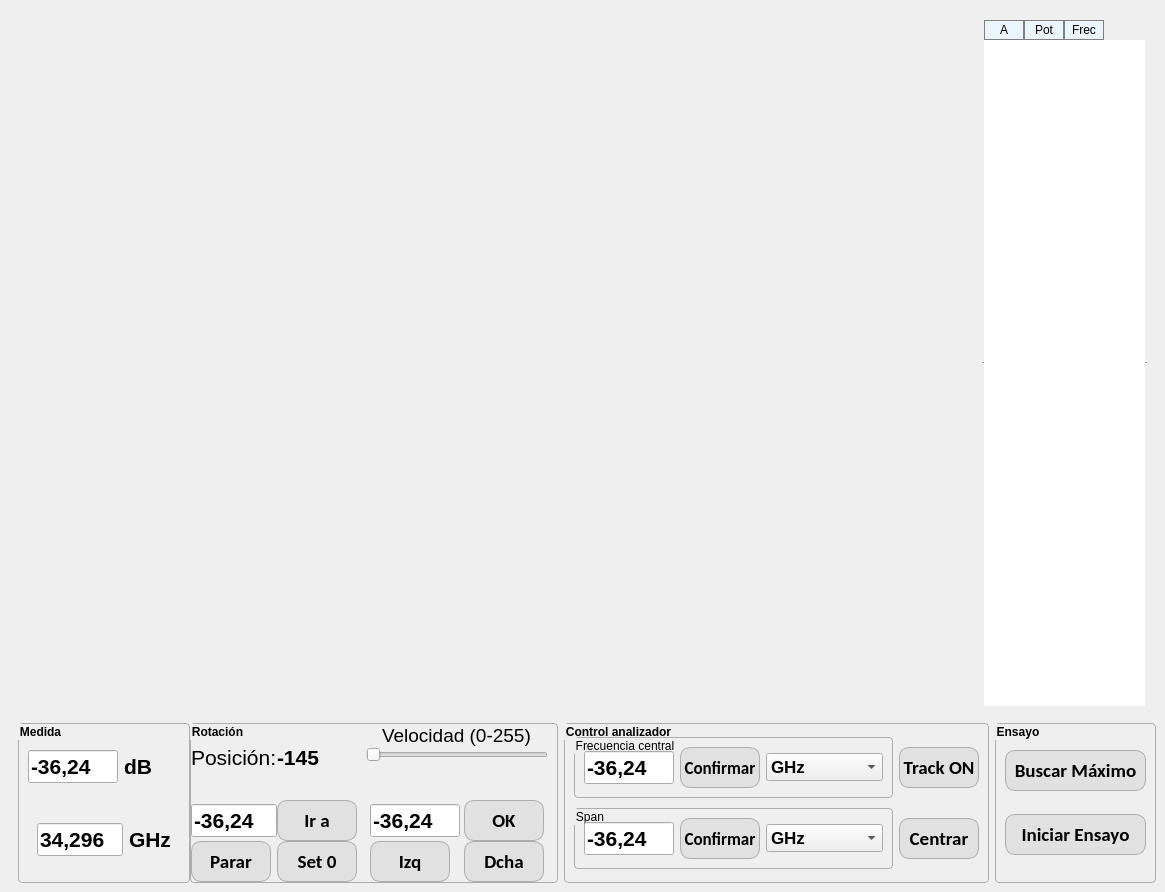
<?xml version="1.0" encoding="UTF-8"?>
<ui version="4.0">
 <class>WindowDdR</class>
 <widget class="QMainWindow" name="WindowDdR">
  <property name="geometry">
   <rect>
    <x>0</x>
    <y>0</y>
    <width>1165</width>
    <height>892</height>
   </rect>
  </property>
  <property name="windowTitle">
   <string>Diagrama de radiación</string>
  </property>
  <property name="styleSheet">
   <string notr="true">QPushButton {
	border: 1px solid;
	border-radius: 10px;
	border-color: rgb(173, 173, 173);
	background-color: rgb(225, 225, 225);
}
QPushButton:hover {
	background-color: rgb(218, 255, 215);
}

QGroupBox {
	border: 1px solid;
	border-radius: 4px;
	border-color: rgb(173, 173, 173);
}
</string>
  </property>
  <widget class="QWidget" name="centralwidget">
   <layout class="QVBoxLayout" name="verticalLayout_2">
    <item>
     <widget class="QWidget" name="widget" native="true">
      <layout class="QHBoxLayout" name="horizontalLayout_4">
       <property name="spacing">
        <number>0</number>
       </property>
       <property name="leftMargin">
        <number>0</number>
       </property>
       <property name="topMargin">
        <number>0</number>
       </property>
       <property name="rightMargin">
        <number>0</number>
       </property>
       <property name="bottomMargin">
        <number>0</number>
       </property>
       <item>
        <widget class="QWidget" name="widget_5" native="true">
         <layout class="QHBoxLayout" name="horizontalLayout_7">
          <item>
           <widget class="QWidget" name="wig_graf" native="true">
            <property name="sizePolicy">
             <sizepolicy hsizetype="Preferred" vsizetype="Expanding">
              <horstretch>0</horstretch>
              <verstretch>0</verstretch>
             </sizepolicy>
            </property>
            <property name="maximumSize">
             <size>
              <width>16777215</width>
              <height>16777215</height>
             </size>
            </property>
            <layout class="QHBoxLayout" name="horizontalLayout_9">
             <item>
              <layout class="QVBoxLayout" name="layout_ddr"/>
             </item>
            </layout>
           </widget>
          </item>
          <item>
           <widget class="QTableWidget" name="tbl_ddr">
            <property name="minimumSize">
             <size>
              <width>165</width>
              <height>0</height>
             </size>
            </property>
            <property name="maximumSize">
             <size>
              <width>165</width>
              <height>16777215</height>
             </size>
            </property>
            <property name="styleSheet">
             <string notr="true">QTableView::item:selected {
	color: black;
	background: rgb(235, 245, 255);
	font-weight:900;
	border: 1px solid grey;
}
QTableCornerButton::section {background-color: rgb(235, 245, 255) }
QHeaderView::section {
	background-color: rgb(235, 245, 255);
	border: 1px solid grey;
}</string>
            </property>
            <property name="frameShape">
             <enum>QFrame::HLine</enum>
            </property>
            <property name="alternatingRowColors">
             <bool>true</bool>
            </property>
            <property name="verticalScrollMode">
             <enum>QAbstractItemView::ScrollPerPixel</enum>
            </property>
            <property name="horizontalScrollMode">
             <enum>QAbstractItemView::ScrollPerPixel</enum>
            </property>
            <property name="gridStyle">
             <enum>Qt::SolidLine</enum>
            </property>
            <property name="wordWrap">
             <bool>true</bool>
            </property>
            <property name="rowCount">
             <number>0</number>
            </property>
            <property name="columnCount">
             <number>3</number>
            </property>
            <attribute name="horizontalHeaderCascadingSectionResizes">
             <bool>false</bool>
            </attribute>
            <attribute name="horizontalHeaderMinimumSectionSize">
             <number>20</number>
            </attribute>
            <attribute name="horizontalHeaderDefaultSectionSize">
             <number>40</number>
            </attribute>
            <attribute name="horizontalHeaderStretchLastSection">
             <bool>false</bool>
            </attribute>
            <attribute name="verticalHeaderVisible">
             <bool>true</bool>
            </attribute>
            <attribute name="verticalHeaderCascadingSectionResizes">
             <bool>false</bool>
            </attribute>
            <attribute name="verticalHeaderMinimumSectionSize">
             <number>23</number>
            </attribute>
            <attribute name="verticalHeaderDefaultSectionSize">
             <number>30</number>
            </attribute>
            <column>
             <property name="text">
              <string>A</string>
             </property>
             <property name="textAlignment">
              <set>AlignCenter</set>
             </property>
            </column>
            <column>
             <property name="text">
              <string>Pot</string>
             </property>
             <property name="textAlignment">
              <set>AlignCenter</set>
             </property>
            </column>
            <column>
             <property name="text">
              <string>Frec</string>
             </property>
             <property name="textAlignment">
              <set>AlignCenter</set>
             </property>
            </column>
           </widget>
          </item>
         </layout>
        </widget>
       </item>
      </layout>
     </widget>
    </item>
    <item>
     <widget class="QWidget" name="widget_3" native="true">
      <property name="sizePolicy">
       <sizepolicy hsizetype="Expanding" vsizetype="Preferred">
        <horstretch>0</horstretch>
        <verstretch>0</verstretch>
       </sizepolicy>
      </property>
      <property name="minimumSize">
       <size>
        <width>0</width>
        <height>154</height>
       </size>
      </property>
      <property name="maximumSize">
       <size>
        <width>16777215</width>
        <height>160</height>
       </size>
      </property>
      <layout class="QHBoxLayout" name="horizontalLayout">
       <property name="topMargin">
        <number>0</number>
       </property>
       <property name="rightMargin">
        <number>0</number>
       </property>
       <property name="bottomMargin">
        <number>0</number>
       </property>
       <item>
        <widget class="QWidget" name="wid_modalidad" native="true">
         <property name="minimumSize">
          <size>
           <width>200</width>
           <height>0</height>
          </size>
         </property>
         <property name="maximumSize">
          <size>
           <width>540</width>
           <height>16777215</height>
          </size>
         </property>
         <layout class="QHBoxLayout" name="horizontalLayout_3">
          <property name="spacing">
           <number>0</number>
          </property>
          <property name="leftMargin">
           <number>0</number>
          </property>
          <property name="topMargin">
           <number>0</number>
          </property>
          <property name="rightMargin">
           <number>0</number>
          </property>
          <property name="bottomMargin">
           <number>0</number>
          </property>
          <item>
           <widget class="QGroupBox" name="grp_medida">
            <property name="minimumSize">
             <size>
              <width>160</width>
              <height>0</height>
             </size>
            </property>
            <property name="maximumSize">
             <size>
              <width>178</width>
              <height>16777215</height>
             </size>
            </property>
            <property name="font">
             <font>
              <weight>75</weight>
              <bold>true</bold>
             </font>
            </property>
            <property name="title">
             <string>Medida</string>
            </property>
            <layout class="QVBoxLayout" name="verticalLayout">
             <item>
              <widget class="QWidget" name="widget_4" native="true">
               <layout class="QHBoxLayout" name="horizontalLayout_5">
                <property name="leftMargin">
                 <number>0</number>
                </property>
                <property name="topMargin">
                 <number>0</number>
                </property>
                <property name="rightMargin">
                 <number>0</number>
                </property>
                <property name="bottomMargin">
                 <number>0</number>
                </property>
                <item>
                 <widget class="QLineEdit" name="txt_potMedida">
                  <property name="maximumSize">
                   <size>
                    <width>90</width>
                    <height>16777215</height>
                   </size>
                  </property>
                  <property name="font">
                   <font>
                    <pointsize>16</pointsize>
                    <weight>75</weight>
                    <bold>true</bold>
                   </font>
                  </property>
                  <property name="text">
                   <string>-36,24</string>
                  </property>
                 </widget>
                </item>
                <item>
                 <widget class="QLabel" name="label">
                  <property name="font">
                   <font>
                    <pointsize>16</pointsize>
                    <weight>75</weight>
                    <bold>true</bold>
                   </font>
                  </property>
                  <property name="text">
                   <string>dB</string>
                  </property>
                 </widget>
                </item>
               </layout>
              </widget>
             </item>
             <item>
              <widget class="QWidget" name="widget_6" native="true">
               <layout class="QHBoxLayout" name="horizontalLayout_8">
                <item>
                 <widget class="QLineEdit" name="txt_potMedida_2">
                  <property name="maximumSize">
                   <size>
                    <width>90</width>
                    <height>16777215</height>
                   </size>
                  </property>
                  <property name="font">
                   <font>
                    <pointsize>16</pointsize>
                    <weight>75</weight>
                    <bold>true</bold>
                   </font>
                  </property>
                  <property name="text">
                   <string>34,296</string>
                  </property>
                 </widget>
                </item>
                <item>
                 <widget class="QLabel" name="label_2">
                  <property name="font">
                   <font>
                    <pointsize>16</pointsize>
                    <weight>75</weight>
                    <bold>true</bold>
                   </font>
                  </property>
                  <property name="text">
                   <string>GHz</string>
                  </property>
                 </widget>
                </item>
               </layout>
              </widget>
             </item>
            </layout>
           </widget>
          </item>
          <item>
           <widget class="QGroupBox" name="grp_rotacion">
            <property name="sizePolicy">
             <sizepolicy hsizetype="Expanding" vsizetype="Preferred">
              <horstretch>0</horstretch>
              <verstretch>0</verstretch>
             </sizepolicy>
            </property>
            <property name="maximumSize">
             <size>
              <width>400</width>
              <height>16777215</height>
             </size>
            </property>
            <property name="font">
             <font>
              <weight>75</weight>
              <bold>true</bold>
             </font>
            </property>
            <property name="title">
             <string>Rotación</string>
            </property>
            <layout class="QHBoxLayout" name="horizontalLayout_6">
             <property name="spacing">
              <number>0</number>
             </property>
             <property name="leftMargin">
              <number>0</number>
             </property>
             <property name="topMargin">
              <number>0</number>
             </property>
             <property name="rightMargin">
              <number>0</number>
             </property>
             <property name="bottomMargin">
              <number>0</number>
             </property>
             <item>
              <layout class="QGridLayout" name="gridLayout_3">
               <item row="1" column="0">
                <spacer name="verticalSpacer">
                 <property name="orientation">
                  <enum>Qt::Vertical</enum>
                 </property>
                 <property name="sizeType">
                  <enum>QSizePolicy::Fixed</enum>
                 </property>
                 <property name="sizeHint" stdset="0">
                  <size>
                   <width>20</width>
                   <height>10</height>
                  </size>
                 </property>
                </spacer>
               </item>
               <item row="2" column="1">
                <widget class="QPushButton" name="btn_mover">
                 <property name="sizePolicy">
                  <sizepolicy hsizetype="Fixed" vsizetype="Fixed">
                   <horstretch>0</horstretch>
                   <verstretch>0</verstretch>
                  </sizepolicy>
                 </property>
                 <property name="minimumSize">
                  <size>
                   <width>80</width>
                   <height>41</height>
                  </size>
                 </property>
                 <property name="maximumSize">
                  <size>
                   <width>80</width>
                   <height>41</height>
                  </size>
                 </property>
                 <property name="font">
                  <font>
                   <family>Calibri</family>
                   <pointsize>14</pointsize>
                   <weight>75</weight>
                   <bold>true</bold>
                  </font>
                 </property>
                 <property name="styleSheet">
                  <string notr="true"/>
                 </property>
                 <property name="text">
                  <string>Ir a</string>
                 </property>
                </widget>
               </item>
               <item row="3" column="1">
                <widget class="QPushButton" name="btn_cero">
                 <property name="sizePolicy">
                  <sizepolicy hsizetype="Fixed" vsizetype="Fixed">
                   <horstretch>0</horstretch>
                   <verstretch>0</verstretch>
                  </sizepolicy>
                 </property>
                 <property name="minimumSize">
                  <size>
                   <width>80</width>
                   <height>41</height>
                  </size>
                 </property>
                 <property name="maximumSize">
                  <size>
                   <width>80</width>
                   <height>41</height>
                  </size>
                 </property>
                 <property name="font">
                  <font>
                   <family>Calibri</family>
                   <pointsize>14</pointsize>
                   <weight>75</weight>
                   <bold>true</bold>
                  </font>
                 </property>
                 <property name="styleSheet">
                  <string notr="true"/>
                 </property>
                 <property name="text">
                  <string>Set 0</string>
                 </property>
                </widget>
               </item>
               <item row="0" column="1">
                <widget class="QLabel" name="label_4">
                 <property name="minimumSize">
                  <size>
                   <width>0</width>
                   <height>20</height>
                  </size>
                 </property>
                 <property name="font">
                  <font>
                   <pointsize>16</pointsize>
                   <weight>75</weight>
                   <bold>true</bold>
                  </font>
                 </property>
                 <property name="text">
                  <string>-145</string>
                 </property>
                </widget>
               </item>
               <item row="3" column="0">
                <widget class="QPushButton" name="btn_stop">
                 <property name="sizePolicy">
                  <sizepolicy hsizetype="Fixed" vsizetype="Fixed">
                   <horstretch>0</horstretch>
                   <verstretch>0</verstretch>
                  </sizepolicy>
                 </property>
                 <property name="minimumSize">
                  <size>
                   <width>80</width>
                   <height>41</height>
                  </size>
                 </property>
                 <property name="maximumSize">
                  <size>
                   <width>80</width>
                   <height>41</height>
                  </size>
                 </property>
                 <property name="font">
                  <font>
                   <family>Calibri</family>
                   <pointsize>14</pointsize>
                   <weight>75</weight>
                   <bold>true</bold>
                  </font>
                 </property>
                 <property name="styleSheet">
                  <string notr="true"/>
                 </property>
                 <property name="text">
                  <string>Parar</string>
                 </property>
                </widget>
               </item>
               <item row="2" column="0">
                <widget class="QLineEdit" name="txt_mover">
                 <property name="maximumSize">
                  <size>
                   <width>90</width>
                   <height>16777215</height>
                  </size>
                 </property>
                 <property name="font">
                  <font>
                   <pointsize>16</pointsize>
                   <weight>75</weight>
                   <bold>true</bold>
                  </font>
                 </property>
                 <property name="text">
                  <string>-36,24</string>
                 </property>
                </widget>
               </item>
               <item row="0" column="0">
                <widget class="QLabel" name="label_3">
                 <property name="minimumSize">
                  <size>
                   <width>0</width>
                   <height>20</height>
                  </size>
                 </property>
                 <property name="font">
                  <font>
                   <pointsize>16</pointsize>
                  </font>
                 </property>
                 <property name="text">
                  <string>Posición:</string>
                 </property>
                </widget>
               </item>
              </layout>
             </item>
             <item>
              <widget class="QWidget" name="widget_8" native="true">
               <property name="minimumSize">
                <size>
                 <width>200</width>
                 <height>0</height>
                </size>
               </property>
               <layout class="QVBoxLayout" name="verticalLayout_3">
                <property name="spacing">
                 <number>0</number>
                </property>
                <property name="leftMargin">
                 <number>9</number>
                </property>
                <property name="topMargin">
                 <number>0</number>
                </property>
                <property name="rightMargin">
                 <number>9</number>
                </property>
                <property name="bottomMargin">
                 <number>0</number>
                </property>
                <item alignment="Qt::AlignHCenter">
                 <widget class="QLabel" name="label_5">
                  <property name="font">
                   <font>
                    <pointsize>14</pointsize>
                   </font>
                  </property>
                  <property name="text">
                   <string>Velocidad (0-255)</string>
                  </property>
                 </widget>
                </item>
                <item>
                 <widget class="QSlider" name="sld_velocidad">
                  <property name="orientation">
                   <enum>Qt::Horizontal</enum>
                  </property>
                 </widget>
                </item>
                <item>
                 <layout class="QGridLayout" name="gridLayout_2">
                  <item row="1" column="0">
                   <widget class="QLineEdit" name="txt_velocidad">
                    <property name="maximumSize">
                     <size>
                      <width>90</width>
                      <height>16777215</height>
                     </size>
                    </property>
                    <property name="font">
                     <font>
                      <pointsize>16</pointsize>
                      <weight>75</weight>
                      <bold>true</bold>
                     </font>
                    </property>
                    <property name="text">
                     <string>-36,24</string>
                    </property>
                   </widget>
                  </item>
                  <item row="2" column="1">
                   <widget class="QPushButton" name="btn_dcha">
                    <property name="sizePolicy">
                     <sizepolicy hsizetype="Fixed" vsizetype="Fixed">
                      <horstretch>0</horstretch>
                      <verstretch>0</verstretch>
                     </sizepolicy>
                    </property>
                    <property name="minimumSize">
                     <size>
                      <width>80</width>
                      <height>41</height>
                     </size>
                    </property>
                    <property name="maximumSize">
                     <size>
                      <width>80</width>
                      <height>41</height>
                     </size>
                    </property>
                    <property name="font">
                     <font>
                      <family>Calibri</family>
                      <pointsize>14</pointsize>
                      <weight>75</weight>
                      <bold>true</bold>
                     </font>
                    </property>
                    <property name="styleSheet">
                     <string notr="true"/>
                    </property>
                    <property name="text">
                     <string>Dcha</string>
                    </property>
                   </widget>
                  </item>
                  <item row="2" column="0">
                   <widget class="QPushButton" name="btn_izq">
                    <property name="sizePolicy">
                     <sizepolicy hsizetype="Fixed" vsizetype="Fixed">
                      <horstretch>0</horstretch>
                      <verstretch>0</verstretch>
                     </sizepolicy>
                    </property>
                    <property name="minimumSize">
                     <size>
                      <width>80</width>
                      <height>41</height>
                     </size>
                    </property>
                    <property name="maximumSize">
                     <size>
                      <width>80</width>
                      <height>41</height>
                     </size>
                    </property>
                    <property name="font">
                     <font>
                      <family>Calibri</family>
                      <pointsize>14</pointsize>
                      <weight>75</weight>
                      <bold>true</bold>
                     </font>
                    </property>
                    <property name="styleSheet">
                     <string notr="true"/>
                    </property>
                    <property name="text">
                     <string>Izq</string>
                    </property>
                   </widget>
                  </item>
                  <item row="1" column="1">
                   <widget class="QPushButton" name="btn_velocidadOK">
                    <property name="sizePolicy">
                     <sizepolicy hsizetype="Fixed" vsizetype="Fixed">
                      <horstretch>0</horstretch>
                      <verstretch>0</verstretch>
                     </sizepolicy>
                    </property>
                    <property name="minimumSize">
                     <size>
                      <width>80</width>
                      <height>41</height>
                     </size>
                    </property>
                    <property name="maximumSize">
                     <size>
                      <width>80</width>
                      <height>41</height>
                     </size>
                    </property>
                    <property name="font">
                     <font>
                      <family>Calibri</family>
                      <pointsize>14</pointsize>
                      <weight>75</weight>
                      <bold>true</bold>
                     </font>
                    </property>
                    <property name="styleSheet">
                     <string notr="true"/>
                    </property>
                    <property name="text">
                     <string>OK</string>
                    </property>
                   </widget>
                  </item>
                  <item row="0" column="0">
                   <spacer name="verticalSpacer_2">
                    <property name="orientation">
                     <enum>Qt::Vertical</enum>
                    </property>
                    <property name="sizeHint" stdset="0">
                     <size>
                      <width>10</width>
                      <height>40</height>
                     </size>
                    </property>
                   </spacer>
                  </item>
                 </layout>
                </item>
               </layout>
              </widget>
             </item>
            </layout>
           </widget>
          </item>
         </layout>
        </widget>
       </item>
       <item>
        <widget class="QGroupBox" name="groupBox">
         <property name="minimumSize">
          <size>
           <width>200</width>
           <height>0</height>
          </size>
         </property>
         <property name="font">
          <font>
           <weight>75</weight>
           <bold>true</bold>
          </font>
         </property>
         <property name="title">
          <string>Control analizador</string>
         </property>
         <layout class="QHBoxLayout" name="horizontalLayout_10">
          <item>
           <layout class="QGridLayout" name="gridLayout">
            <item row="1" column="0">
             <widget class="QGroupBox" name="groupBox_4">
              <property name="maximumSize">
               <size>
                <width>320</width>
                <height>16777215</height>
               </size>
              </property>
              <property name="title">
               <string>Span</string>
              </property>
              <layout class="QHBoxLayout" name="horizontalLayout_11">
               <item>
                <widget class="QLineEdit" name="txt_potMedida_6">
                 <property name="maximumSize">
                  <size>
                   <width>90</width>
                   <height>16777215</height>
                  </size>
                 </property>
                 <property name="font">
                  <font>
                   <pointsize>16</pointsize>
                   <weight>75</weight>
                   <bold>true</bold>
                  </font>
                 </property>
                 <property name="text">
                  <string>-36,24</string>
                 </property>
                </widget>
               </item>
               <item>
                <widget class="QPushButton" name="btn_tr_cinemCab_8">
                 <property name="sizePolicy">
                  <sizepolicy hsizetype="Fixed" vsizetype="Fixed">
                   <horstretch>0</horstretch>
                   <verstretch>0</verstretch>
                  </sizepolicy>
                 </property>
                 <property name="minimumSize">
                  <size>
                   <width>80</width>
                   <height>41</height>
                  </size>
                 </property>
                 <property name="maximumSize">
                  <size>
                   <width>80</width>
                   <height>41</height>
                  </size>
                 </property>
                 <property name="font">
                  <font>
                   <family>Calibri</family>
                   <pointsize>13</pointsize>
                   <weight>75</weight>
                   <bold>true</bold>
                  </font>
                 </property>
                 <property name="styleSheet">
                  <string notr="true"/>
                 </property>
                 <property name="text">
                  <string>Confirmar</string>
                 </property>
                </widget>
               </item>
               <item>
                <widget class="QComboBox" name="comboBox_2">
                 <property name="font">
                  <font>
                   <pointsize>13</pointsize>
                   <weight>75</weight>
                   <bold>true</bold>
                  </font>
                 </property>
                 <item>
                  <property name="text">
                   <string>GHz</string>
                  </property>
                 </item>
                 <item>
                  <property name="text">
                   <string>MHz</string>
                  </property>
                 </item>
                 <item>
                  <property name="text">
                   <string>Hz</string>
                  </property>
                 </item>
                </widget>
               </item>
              </layout>
             </widget>
            </item>
            <item row="0" column="0">
             <widget class="QGroupBox" name="groupBox_3">
              <property name="maximumSize">
               <size>
                <width>320</width>
                <height>16777215</height>
               </size>
              </property>
              <property name="title">
               <string>Frecuencia central</string>
              </property>
              <layout class="QHBoxLayout" name="horizontalLayout_2">
               <item>
                <widget class="QLineEdit" name="txt_potMedida_5">
                 <property name="maximumSize">
                  <size>
                   <width>90</width>
                   <height>16777215</height>
                  </size>
                 </property>
                 <property name="font">
                  <font>
                   <pointsize>16</pointsize>
                   <weight>75</weight>
                   <bold>true</bold>
                  </font>
                 </property>
                 <property name="text">
                  <string>-36,24</string>
                 </property>
                </widget>
               </item>
               <item>
                <widget class="QPushButton" name="btn_tr_cinemCab_7">
                 <property name="sizePolicy">
                  <sizepolicy hsizetype="Fixed" vsizetype="Fixed">
                   <horstretch>0</horstretch>
                   <verstretch>0</verstretch>
                  </sizepolicy>
                 </property>
                 <property name="minimumSize">
                  <size>
                   <width>80</width>
                   <height>41</height>
                  </size>
                 </property>
                 <property name="maximumSize">
                  <size>
                   <width>80</width>
                   <height>41</height>
                  </size>
                 </property>
                 <property name="font">
                  <font>
                   <family>Calibri</family>
                   <pointsize>13</pointsize>
                   <weight>75</weight>
                   <bold>true</bold>
                  </font>
                 </property>
                 <property name="styleSheet">
                  <string notr="true"/>
                 </property>
                 <property name="text">
                  <string>Confirmar</string>
                 </property>
                </widget>
               </item>
               <item>
                <widget class="QComboBox" name="comboBox">
                 <property name="font">
                  <font>
                   <pointsize>13</pointsize>
                   <weight>75</weight>
                   <bold>true</bold>
                  </font>
                 </property>
                 <item>
                  <property name="text">
                   <string>GHz</string>
                  </property>
                 </item>
                 <item>
                  <property name="text">
                   <string>MHz</string>
                  </property>
                 </item>
                 <item>
                  <property name="text">
                   <string>Hz</string>
                  </property>
                 </item>
                </widget>
               </item>
              </layout>
             </widget>
            </item>
            <item row="1" column="1">
             <widget class="QPushButton" name="btn_tr_cinemCab_5">
              <property name="sizePolicy">
               <sizepolicy hsizetype="Fixed" vsizetype="Fixed">
                <horstretch>0</horstretch>
                <verstretch>0</verstretch>
               </sizepolicy>
              </property>
              <property name="minimumSize">
               <size>
                <width>80</width>
                <height>41</height>
               </size>
              </property>
              <property name="maximumSize">
               <size>
                <width>80</width>
                <height>41</height>
               </size>
              </property>
              <property name="font">
               <font>
                <family>Calibri</family>
                <pointsize>14</pointsize>
                <weight>75</weight>
                <bold>true</bold>
               </font>
              </property>
              <property name="styleSheet">
               <string notr="true"/>
              </property>
              <property name="text">
               <string>Centrar</string>
              </property>
             </widget>
            </item>
            <item row="0" column="1">
             <widget class="QPushButton" name="btn_tr_cinemCab_6">
              <property name="sizePolicy">
               <sizepolicy hsizetype="Fixed" vsizetype="Fixed">
                <horstretch>0</horstretch>
                <verstretch>0</verstretch>
               </sizepolicy>
              </property>
              <property name="minimumSize">
               <size>
                <width>80</width>
                <height>41</height>
               </size>
              </property>
              <property name="maximumSize">
               <size>
                <width>80</width>
                <height>41</height>
               </size>
              </property>
              <property name="font">
               <font>
                <family>Calibri</family>
                <pointsize>14</pointsize>
                <weight>75</weight>
                <bold>true</bold>
               </font>
              </property>
              <property name="styleSheet">
               <string notr="true"/>
              </property>
              <property name="text">
               <string>Track ON</string>
              </property>
             </widget>
            </item>
           </layout>
          </item>
         </layout>
        </widget>
       </item>
       <item>
        <widget class="QGroupBox" name="groupBox_2">
         <property name="minimumSize">
          <size>
           <width>160</width>
           <height>0</height>
          </size>
         </property>
         <property name="maximumSize">
          <size>
           <width>200</width>
           <height>16777215</height>
          </size>
         </property>
         <property name="font">
          <font>
           <weight>75</weight>
           <bold>true</bold>
          </font>
         </property>
         <property name="title">
          <string>Ensayo</string>
         </property>
         <layout class="QVBoxLayout" name="verticalLayout_4">
          <item>
           <widget class="QPushButton" name="btn_cargarCSV">
            <property name="enabled">
             <bool>true</bool>
            </property>
            <property name="sizePolicy">
             <sizepolicy hsizetype="Fixed" vsizetype="Fixed">
              <horstretch>0</horstretch>
              <verstretch>0</verstretch>
             </sizepolicy>
            </property>
            <property name="minimumSize">
             <size>
              <width>141</width>
              <height>41</height>
             </size>
            </property>
            <property name="maximumSize">
             <size>
              <width>141</width>
              <height>41</height>
             </size>
            </property>
            <property name="font">
             <font>
              <family>Calibri</family>
              <pointsize>14</pointsize>
              <weight>75</weight>
              <bold>true</bold>
             </font>
            </property>
            <property name="styleSheet">
             <string notr="true"/>
            </property>
            <property name="text">
             <string>Buscar Máximo</string>
            </property>
           </widget>
          </item>
          <item>
           <widget class="QPushButton" name="btn_guardarInforme">
            <property name="enabled">
             <bool>true</bool>
            </property>
            <property name="sizePolicy">
             <sizepolicy hsizetype="Fixed" vsizetype="Fixed">
              <horstretch>0</horstretch>
              <verstretch>0</verstretch>
             </sizepolicy>
            </property>
            <property name="minimumSize">
             <size>
              <width>141</width>
              <height>41</height>
             </size>
            </property>
            <property name="maximumSize">
             <size>
              <width>141</width>
              <height>41</height>
             </size>
            </property>
            <property name="font">
             <font>
              <family>Calibri</family>
              <pointsize>14</pointsize>
              <weight>75</weight>
              <bold>true</bold>
             </font>
            </property>
            <property name="styleSheet">
             <string notr="true"/>
            </property>
            <property name="text">
             <string>Iniciar Ensayo</string>
            </property>
           </widget>
          </item>
         </layout>
        </widget>
       </item>
      </layout>
     </widget>
    </item>
   </layout>
  </widget>
 </widget>
 <resources/>
 <connections/>
</ui>
